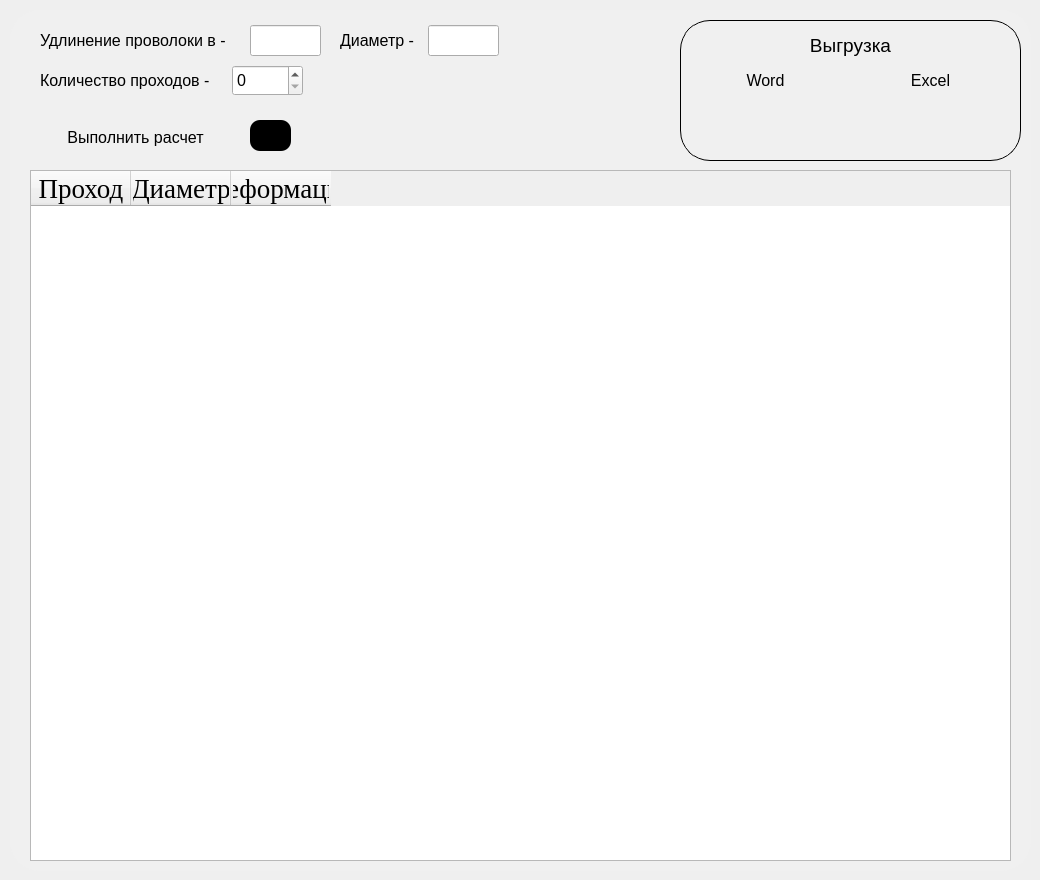
    <widget class="QWidget" name="calculation">
     <widget class="QLabel" name="calculation_content">
      <property name="geometry">
       <rect>
        <x>10</x>
        <y>10</y>
        <width>1021</width>
        <height>861</height>
       </rect>
      </property>
      <property name="font">
       <font>
        <pointsize>30</pointsize>
        <weight>75</weight>
        <bold>true</bold>
       </font>
      </property>
      <property name="styleSheet">
       <string notr="true">background-color:rgb(240, 240, 240);
border-radius: 30px;
color: rgb(255, 255, 17);</string>
      </property>
      <property name="text">
       <string/>
      </property>
     </widget>
     <widget class="QLabel" name="how_load">
      <property name="geometry">
       <rect>
        <x>680</x>
        <y>20</y>
        <width>341</width>
        <height>141</height>
       </rect>
      </property>
      <property name="styleSheet">
       <string notr="true">background-color:rgb(240, 240, 240);
border-radius: 30px;
color: rgb(255, 255, 17);
border: 1px solid black;</string>
      </property>
      <property name="text">
       <string/>
      </property>
     </widget>
     <widget class="QLabel" name="load_title">
      <property name="geometry">
       <rect>
        <x>690</x>
        <y>30</y>
        <width>321</width>
        <height>31</height>
       </rect>
      </property>
      <property name="font">
       <font>
        <family>Microsoft JhengHei UI</family>
        <pointsize>14</pointsize>
       </font>
      </property>
      <property name="styleSheet">
       <string notr="true">background-color:rgb(240, 240, 240);</string>
      </property>
      <property name="text">
       <string>Выгрузка</string>
      </property>
      <property name="alignment">
       <set>Qt::AlignCenter</set>
      </property>
     </widget>
     <widget class="QLabel" name="word_label">
      <property name="geometry">
       <rect>
        <x>690</x>
        <y>70</y>
        <width>151</width>
        <height>20</height>
       </rect>
      </property>
      <property name="font">
       <font>
        <family>Microsoft YaHei UI</family>
        <pointsize>12</pointsize>
       </font>
      </property>
      <property name="styleSheet">
       <string notr="true">background-color:rgb(240, 240, 240);</string>
      </property>
      <property name="text">
       <string>Word</string>
      </property>
      <property name="alignment">
       <set>Qt::AlignCenter</set>
      </property>
     </widget>
     <widget class="QLabel" name="excel_label">
      <property name="geometry">
       <rect>
        <x>850</x>
        <y>70</y>
        <width>161</width>
        <height>21</height>
       </rect>
      </property>
      <property name="font">
       <font>
        <family>Microsoft YaHei UI</family>
        <pointsize>12</pointsize>
       </font>
      </property>
      <property name="styleSheet">
       <string notr="true">background-color:rgb(240, 240, 240);</string>
      </property>
      <property name="text">
       <string>Excel</string>
      </property>
      <property name="alignment">
       <set>Qt::AlignCenter</set>
      </property>
     </widget>
     <widget class="QPushButton" name="button_load_word">
      <property name="geometry">
       <rect>
        <x>712</x>
        <y>110</y>
        <width>111</width>
        <height>31</height>
       </rect>
      </property>
      <property name="styleSheet">
       <string notr="true">border-radius: 10px;</string>
      </property>
      <property name="text">
       <string/>
      </property>
      <property name="icon">
       <iconset>
        <normaloff>../images/icon/file-word_out.svg</normaloff>../images/icon/file-word_out.svg</iconset>
      </property>
      <property name="iconSize">
       <size>
        <width>24</width>
        <height>24</height>
       </size>
      </property>
     </widget>
     <widget class="QPushButton" name="button_load_excel">
      <property name="geometry">
       <rect>
        <x>880</x>
        <y>110</y>
        <width>111</width>
        <height>31</height>
       </rect>
      </property>
      <property name="styleSheet">
       <string notr="true">border-radius: 10px;</string>
      </property>
      <property name="text">
       <string/>
      </property>
      <property name="icon">
       <iconset>
        <normaloff>../images/icon/file-excel_out.svg</normaloff>../images/icon/file-excel_out.svg</iconset>
      </property>
      <property name="iconSize">
       <size>
        <width>24</width>
        <height>24</height>
       </size>
      </property>
     </widget>
     <widget class="QTableWidget" name="table_route">
      <property name="geometry">
       <rect>
        <x>30</x>
        <y>170</y>
        <width>981</width>
        <height>691</height>
       </rect>
      </property>
      <column>
       <property name="text">
        <string>Проход</string>
       </property>
       <property name="font">
        <font>
         <family>Times New Roman</family>
         <pointsize>20</pointsize>
        </font>
       </property>
      </column>
      <column>
       <property name="text">
        <string>Диаметр</string>
       </property>
       <property name="font">
        <font>
         <family>Times New Roman</family>
         <pointsize>20</pointsize>
        </font>
       </property>
      </column>
      <column>
       <property name="text">
        <string>Деформация</string>
       </property>
       <property name="font">
        <font>
         <family>Times New Roman</family>
         <pointsize>20</pointsize>
        </font>
       </property>
      </column>
     </widget>
     <widget class="QLabel" name="coef_deform_label">
      <property name="geometry">
       <rect>
        <x>40</x>
        <y>30</y>
        <width>211</width>
        <height>21</height>
       </rect>
      </property>
      <property name="font">
       <font>
        <family>Microsoft YaHei UI</family>
        <pointsize>12</pointsize>
       </font>
      </property>
      <property name="styleSheet">
       <string notr="true">background-color:rgb(240, 240, 240);</string>
      </property>
      <property name="text">
       <string>Удлинение проволоки в -</string>
      </property>
     </widget>
     <widget class="QLineEdit" name="coef_deform_edit">
      <property name="geometry">
       <rect>
        <x>250</x>
        <y>25</y>
        <width>71</width>
        <height>31</height>
       </rect>
      </property>
      <property name="font">
       <font>
        <family>Microsoft YaHei UI</family>
        <pointsize>12</pointsize>
       </font>
      </property>
      <property name="text">
       <string/>
      </property>
     </widget>
     <widget class="QLabel" name="width_label">
      <property name="geometry">
       <rect>
        <x>340</x>
        <y>30</y>
        <width>91</width>
        <height>21</height>
       </rect>
      </property>
      <property name="font">
       <font>
        <family>Microsoft YaHei UI</family>
        <pointsize>12</pointsize>
       </font>
      </property>
      <property name="styleSheet">
       <string notr="true">background-color:rgb(240, 240, 240);</string>
      </property>
      <property name="text">
       <string>Диаметр -</string>
      </property>
     </widget>
     <widget class="QLineEdit" name="width_edit">
      <property name="geometry">
       <rect>
        <x>428</x>
        <y>25</y>
        <width>71</width>
        <height>31</height>
       </rect>
      </property>
      <property name="font">
       <font>
        <family>Microsoft YaHei UI</family>
        <pointsize>12</pointsize>
       </font>
      </property>
      <property name="text">
       <string/>
      </property>
     </widget>
     <widget class="QSpinBox" name="count_spinbox">
      <property name="geometry">
       <rect>
        <x>232</x>
        <y>65</y>
        <width>71</width>
        <height>31</height>
       </rect>
      </property>
      <property name="font">
       <font>
        <family>Microsoft JhengHei UI</family>
        <pointsize>12</pointsize>
       </font>
      </property>
     </widget>
     <widget class="QLabel" name="count_label">
      <property name="geometry">
       <rect>
        <x>40</x>
        <y>70</y>
        <width>191</width>
        <height>21</height>
       </rect>
      </property>
      <property name="font">
       <font>
        <family>Microsoft YaHei UI</family>
        <pointsize>12</pointsize>
       </font>
      </property>
      <property name="styleSheet">
       <string notr="true">background-color:rgb(240, 240, 240);</string>
      </property>
      <property name="text">
       <string>Количество проходов - </string>
      </property>
     </widget>
     <widget class="QPushButton" name="resert_items">
      <property name="geometry">
       <rect>
        <x>250</x>
        <y>120</y>
        <width>41</width>
        <height>31</height>
       </rect>
      </property>
      <property name="styleSheet">
       <string notr="true">QPushButton {
	background-color: black; 
	color: white;
	border-radius: 10px;
}</string>
      </property>
      <property name="text">
       <string/>
      </property>
      <property name="icon">
       <iconset>
        <normaloff>../images/icon/reset_in.png</normaloff>../images/icon/reset_in.png</iconset>
      </property>
     </widget>
     <widget class="QPushButton" name="perform_calculation">
      <property name="geometry">
       <rect>
        <x>30</x>
        <y>122</y>
        <width>211</width>
        <height>31</height>
       </rect>
      </property>
      <property name="font">
       <font>
        <family>Microsoft YaHei UI</family>
        <pointsize>12</pointsize>
       </font>
      </property>
      <property name="styleSheet">
       <string notr="true">QPushButton{
	border-radius: 10px;
}

QPushButton:hover {
	background-color: black;
	color: white;
}</string>
      </property>
      <property name="text">
       <string>Выполнить расчет</string>
      </property>
     </widget>
    </widget>
